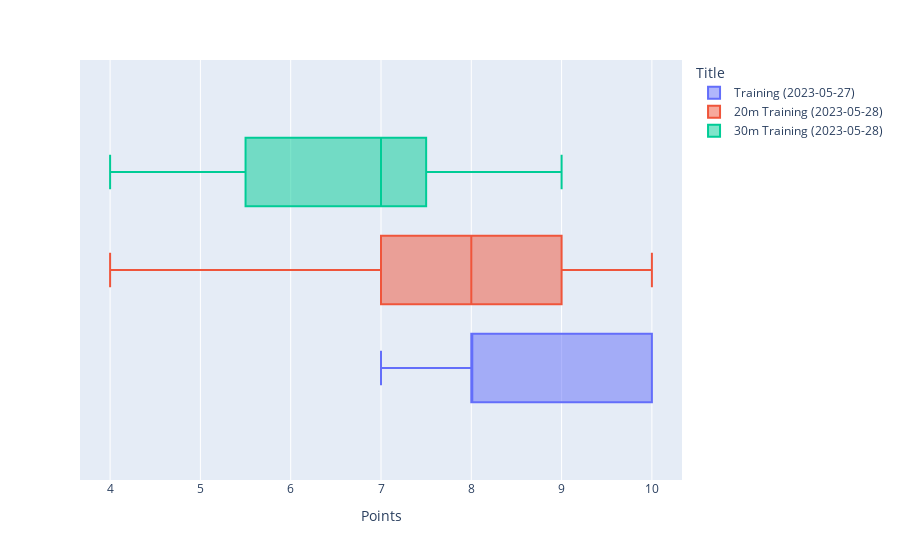

This figure's notebook cell:
### Markdown cell above
## Verifications

### Code cell
px.box(
    df_targets,
    x="Points",
    color="Title",
)

### Figure 1 — Plotly figure (JSON) as saved in the notebook; plotly's stock layout.template omitted (floating-point values rounded to 4 significant figures)
{"data": [{"alignmentgroup": "True", "hovertemplate": "Title=Training (2023-05-27)<br>Points=%{x}<extra></extra>", "legendgroup": "Training (2023-05-27)", "marker": {"color": "#636efa"}, "name": "Training (2023-05-27)", "notched": false, "offsetgroup": "Training (2023-05-27)", "orientation": "h", "showlegend": true, "type": "box", "x": [8, 10, 8, 10, 10, 8, 8, 7], "x0": " ", "xaxis": "x", "y0": " ", "yaxis": "y"}, {"alignmentgroup": "True", "hovertemplate": "Title=20m Training (2023-05-28)<br>Points=%{x}<extra></extra>", "legendgroup": "20m Training (2023-05-28)", "marker": {"color": "#EF553B"}, "name": "20m Training (2023-05-28)", "notched": false, "offsetgroup": "20m Training (2023-05-28)", "orientation": "h", "showlegend": true, "type": "box", "x": [6, 7, 8, 9, 7, 8, 8, 10, 7, 8, 10, 7, 9, 9, 7, 6, 8, 7, 7, 4, 6, 9, 7, 7, 9, 8, 7, 8, 9, 10, 9, 9], "x0": " ", "xaxis": "x", "y0": " ", "yaxis": "y"}, {"alignmentgroup": "True", "hovertemplate": "Title=30m Training (2023-05-28)<br>Points=%{x}<extra></extra>", "legendgroup": "30m Training (2023-05-28)", "marker": {"color": "#00cc96"}, "name": "30m Training (2023-05-28)", "notched": false, "offsetgroup": "30m Training (2023-05-28)", "orientation": "h", "showlegend": true, "type": "box", "x": [8, 8, 7, 7, 7, 7, 6, 9, 5, 5, 7, 4], "x0": " ", "xaxis": "x", "y0": " ", "yaxis": "y"}], "layout": {"boxmode": "group", "legend": {"title": {"text": "Title"}, "tracegroupgap": 0}, "margin": {"t": 60}, "xaxis": {"anchor": "y", "domain": [0, 1], "title": {"text": "Points"}}, "yaxis": {"anchor": "x", "domain": [0, 1]}}}
